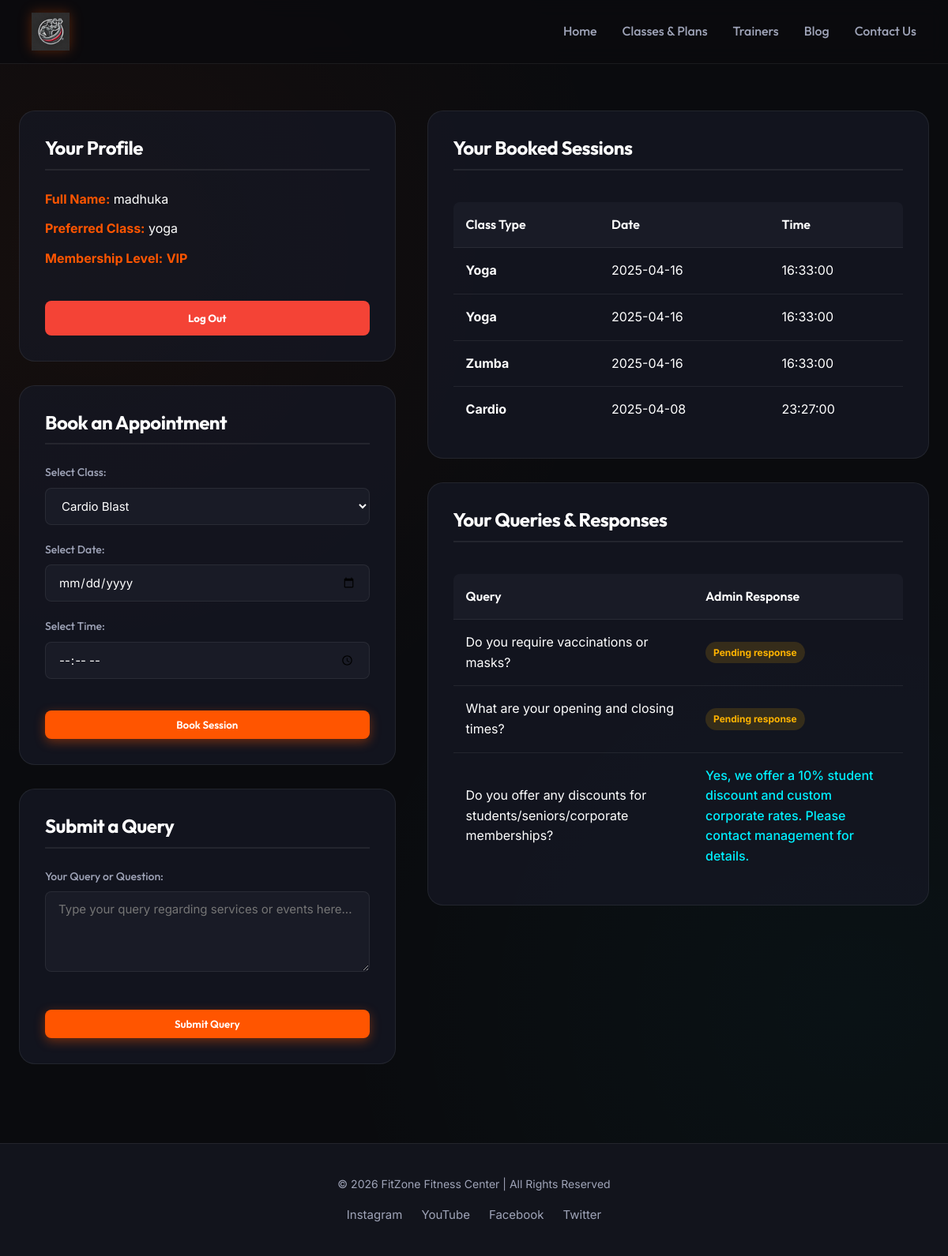
Page /dashboard.php (signed in) on the committed database.
### tables this page shows
CREATE TABLE IF NOT EXISTS `customers` (
  `fullname` varchar(255) NOT NULL,
  `email` varchar(255) NOT NULL,
  `password` varchar(255) NOT NULL,
  `created_at` timestamp NOT NULL DEFAULT CURRENT_TIMESTAMP,
  `class` varchar(255) NOT NULL,
  `membershipplan` varchar(255) NOT NULL,
  `id` int NOT NULL AUTO_INCREMENT,
  PRIMARY KEY (`id`)
);

CREATE TABLE IF NOT EXISTS `queries` (
  `id` int NOT NULL AUTO_INCREMENT,
  `customer_id` int NOT NULL,
  `query_text` text NOT NULL,
  `response` text,
  `admin_id` int DEFAULT NULL,
  `date_submitted` timestamp NULL DEFAULT CURRENT_TIMESTAMP,
  `date_responded` timestamp NULL DEFAULT NULL,
  `submission_time` timestamp NULL DEFAULT CURRENT_TIMESTAMP,
  `admin_response` text,
  PRIMARY KEY (`id`)
);

### dashboard.php (the view, shortened to what this page needs)
<?php
include('connect.php');
$user_id = $_SESSION["user_id"];
$sql = "SELECT fullname, class, membershipplan FROM customers WHERE id = ?";
$stmt = $conn->prepare($sql);
$stmt->bind_param("i", $user_id);
$stmt->execute();
$result = $stmt->get_result();
$user_details = $result->fetch_assoc();
$query_sql = "SELECT query_text, admin_response FROM queries WHERE customer_id = ? ORDER BY submission_time DESC";
$query_stmt = $conn->prepare($query_sql);
$query_stmt->bind_param("i", $user_id);
$query_stmt->execute();
$query_result = $query_stmt->get_result();
$app_sql = "SELECT class_type, appointment_date, appointment_time FROM appointments WHERE customer_id = ? ORDER BY appointment_date DESC, appointment_time DESC";
$app_stmt = $conn->prepare($app_sql);
$app_stmt->bind_param("i", $user_id);
$app_stmt->execute();
$app_result = $app_stmt->get_result();
?>
<!DOCTYPE html>
<html lang="en">
<head>
  <link rel="stylesheet" href="css/styles.css">
</head>
<body>
  <header>
    <div class="logo">
      <img src="images/logo.webp" alt="FitZone Logo">
    </div>
    <nav>
      <ul>
        <li><a href="index.html">Home</a></li>
        <li><a href="services.html">Classes & Plans</a></li>
        <li><a href="trainers.html">Trainers</a></li>
        <li><a href="blog.html">Blog</a></li>
        <li><a href="about.html">Contact Us</a></li>
      </ul>
    </nav>
  </header>
  <main style="margin-top: 140px;">
    <div class="dashboard-container">
      <div class="left-column" style="display: flex; flex-direction: column; gap: 30px;">
        <section class="details-section" style="margin-bottom: 0;">
          <h2>Your Profile</h2>
          <?php if ($user_details): ?>
            <p style="margin-top: 15px;"><strong>Full Name:</strong> <?php echo htmlspecialchars($user_details['fullname']); ?></p>
            <p style="margin-top: 10px;"><strong>Preferred Class:</strong> <?php echo htmlspecialchars($user_details['class']); ?></p>
            <p style="margin-top: 10px;"><strong>Membership Level:</strong> <span style="text-transform: uppercase; color: var(--primary); font-weight: bold;"><?php echo htmlspecialchars($user_details['membershipplan']); ?></span></p>
          <?php else: ?>
            <p>Unable to fetch profile details.</p>
          <?php endif; ?>
          <form action="logout.php" method="POST" style="margin-top: 20px;">
            <button type="submit" class="logout-button">Log Out</button>
          </form>
        </section>
        <section class="appointment-section" style="margin-bottom: 0;">
          <h2>Book an Appointment</h2>
          <form id="appointmentForm" action="submit_appointment.php" method="POST" style="margin-top: 15px;">
            <div class="form-group">
              <label for="classType">Select Class:</label>
              <select id="classType" name="classType" required>
                <option value="Cardio Blast">Cardio Blast</option>
              </select>
            </div>
            <div class="form-group" style="margin-top: 15px;">
              <label for="appointmentDate">Select Date:</label>
              <input type="date" id="appointmentDate" name="appointmentDate" required min="<?php echo date('Y-m-d'); ?>">
            </div>
            <div class="form-group" style="margin-top: 15px;">
              <label for="appointmentTime">Select Time:</label>
              <input type="time" id="appointmentTime" name="appointmentTime" required>
            </div>
            <button type="submit" class="btn btn-primary" style="width: 100%; margin-top: 20px;">Book Session</button>
          </form>
        </section>
        <section class="query-section" style="margin-bottom: 0;">
          <h2>Submit a Query</h2>
          <form id="queryForm" action="submit_query.php" method="POST" style="margin-top: 15px;">
            <div class="form-group">
              <label for="query">Your Query or Question:</label>
              <textarea id="query" name="query" rows="4" required placeholder="Type your query regarding services or events here..."></textarea>
            </div>
            <button type="submit" class="btn btn-primary" style="width: 100%; margin-top: 20px;">Submit Query</button>
          </form>
        </section>
      </div>
      <div class="right-column" style="display: flex; flex-direction: column; gap: 30px;">
        <section class="appointments-list-section" style="margin-bottom: 0;">
          <h2>Your Booked Sessions</h2>
          <?php if ($app_result->num_rows > 0): ?>
            <div style="overflow-x: auto;">
              <table>
                <thead>
                  <tr>
                    <th>Class Type</th>
                    <th>Date</th>
                    <th>Time</th>
                  </tr>
                </thead>
                <tbody>
                  <?php while ($row = $app_result->fetch_assoc()): ?>
                    <tr>
                      <td><strong><?php echo htmlspecialchars($row['class_type']); ?></strong></td>
                      <td><?php echo htmlspecialchars($row['appointment_date']); ?></td>
                      <td><?php echo htmlspecialchars($row['appointment_time']); ?></td>
                    </tr>
                  <?php endwhile; ?>
                </tbody>
              </table>
            </div>
          <?php else: ?>
            <p style="color: var(--text-muted); margin-top: 15px;">You have no appointments booked yet.</p>
          <?php endif; ?>
        </section>
        <section class="query-response-section" style="margin-bottom: 0;">
          <h2>Your Queries & Responses</h2>
          <?php if ($query_result->num_rows > 0): ?>
            <div style="overflow-x: auto;">
              <table>
                <thead>
                  <tr>
                    <th>Query</th>
                    <th>Admin Response</th>
                  </tr>
                </thead>
                <tbody>
                  <?php while ($row = $query_result->fetch_assoc()): ?>
                    <tr>
                      <td><?php echo htmlspecialchars($row['query_text']); ?></td>
                      <td>
                        <?php if ($row['admin_response']): ?>
                          <span style="color: var(--secondary); font-weight: 500;"><?php echo htmlspecialchars($row['admin_response']); ?></span>
                        <?php else: ?>
                          <span class="status-badge pending">Pending response</span>
                        <?php endif; ?>
                      </td>
                    </tr>
                  <?php endwhile; ?>
                </tbody>
              </table>
            </div>
          <?php else: ?>
            <p style="color: var(--text-muted); margin-top: 15px;">No queries submitted yet.</p>
          <?php endif; ?>
        </section>
      </div>
    </div>
  </main>
  <footer>
    <div class="container">
      <p>&copy; 2026 FitZone Fitness Center | All Rights Reserved</p>
      <div class="social-media">
        <a href="#">Instagram</a>
        <a href="#">YouTube</a>
        <a href="#">Facebook</a>
        <a href="#">Twitter</a>
      </div>
    </div>
  </footer>
</body>
</html>

### rows in the picture
customers: fullname "madhuka", class "yoga", membershipplan "VIP"
queries: query_text "Do you require vaccinations or masks?", shows "Pending response"
queries: query_text "What are your opening and closing times?", shows "Pending response"
queries: query_text "Do you offer any discounts for students/seniors/corporate memberships?", admin_response "Yes, we offer a 10% student discount and custom corporate rates. Please contact management for details."

### other values in the picture
$row['class_type'] "Yoga"
$row['appointment_date'] "2025-04-16"
$row['appointment_time'] "16:33:00"
$row['class_type'] "Zumba"
$row['class_type'] "Cardio"
$row['appointment_date'] "2025-04-08"
$row['appointment_time'] "23:27:00"
